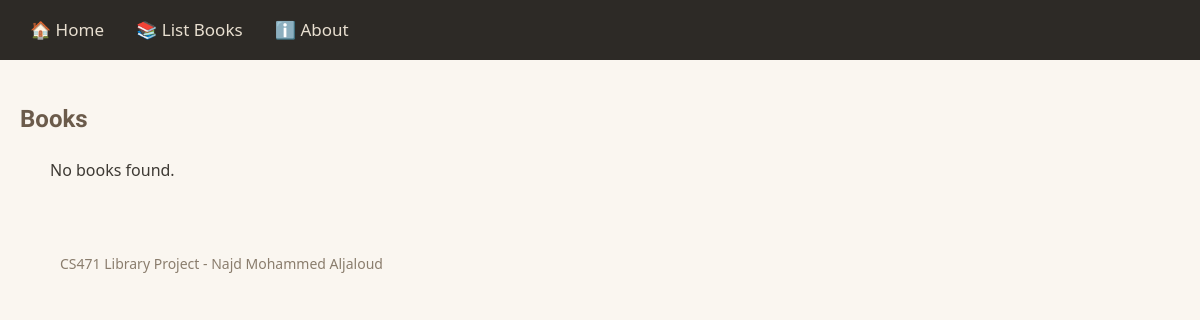
Before: /books/simple/query with the older database file.
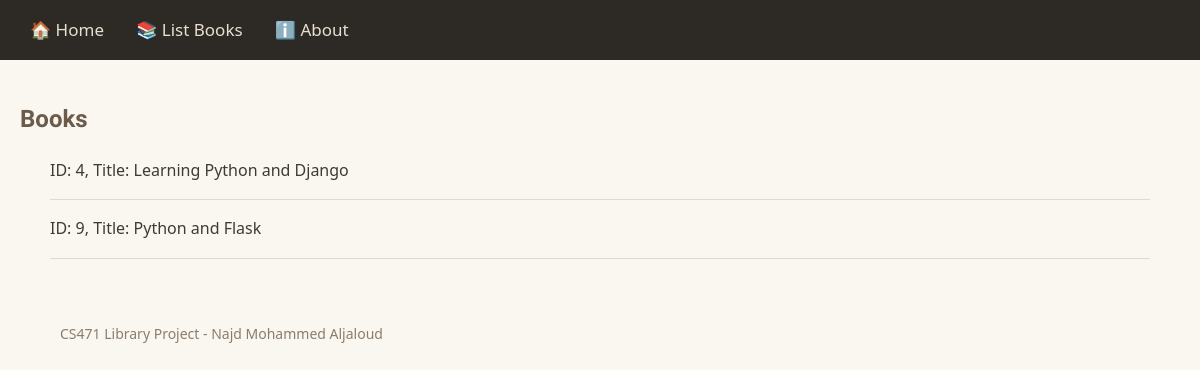
After: the same page with the newer database file.
### apps/bookmodule/models.py (models this page shows)
class Book(models.Model):
    title = models.CharField(max_length=50)
    author = models.CharField(max_length=50)
    price = models.FloatField(default=0.0)
    edition = models.SmallIntegerField(default=1)

### apps/bookmodule/views.py (the view)
# urls.py: path('simple/query', views.simple_query, name='books.simple_query'),
def simple_query(request):
    mybooks = Book.objects.filter(title__icontains='and')  # multiple objects
    return render(request, 'bookmodule/bookList.html', {'books': mybooks})

### apps/templates/bookmodule/bookList.html (shortened to what this page needs)
{% extends "layouts/base.html" %}
{% load static %}
{% block content %}
<div style="padding: 20px;">
    <h2>Books</h2>
    {% for obj in books %}
        <p>ID: {{ obj.id }}, Title: {{ obj.title }}</p>
        <hr>
    {% empty %}
        <p>No books found.</p>
    {% endfor %}
</div>
{% endblock content %}

Changed rows visible on the page:
added Book: id "4", title "Learning Python and Django"
added Book: id "9", title "Python and Flask"
Other visible differences:
text no longer shown: "No books found."
